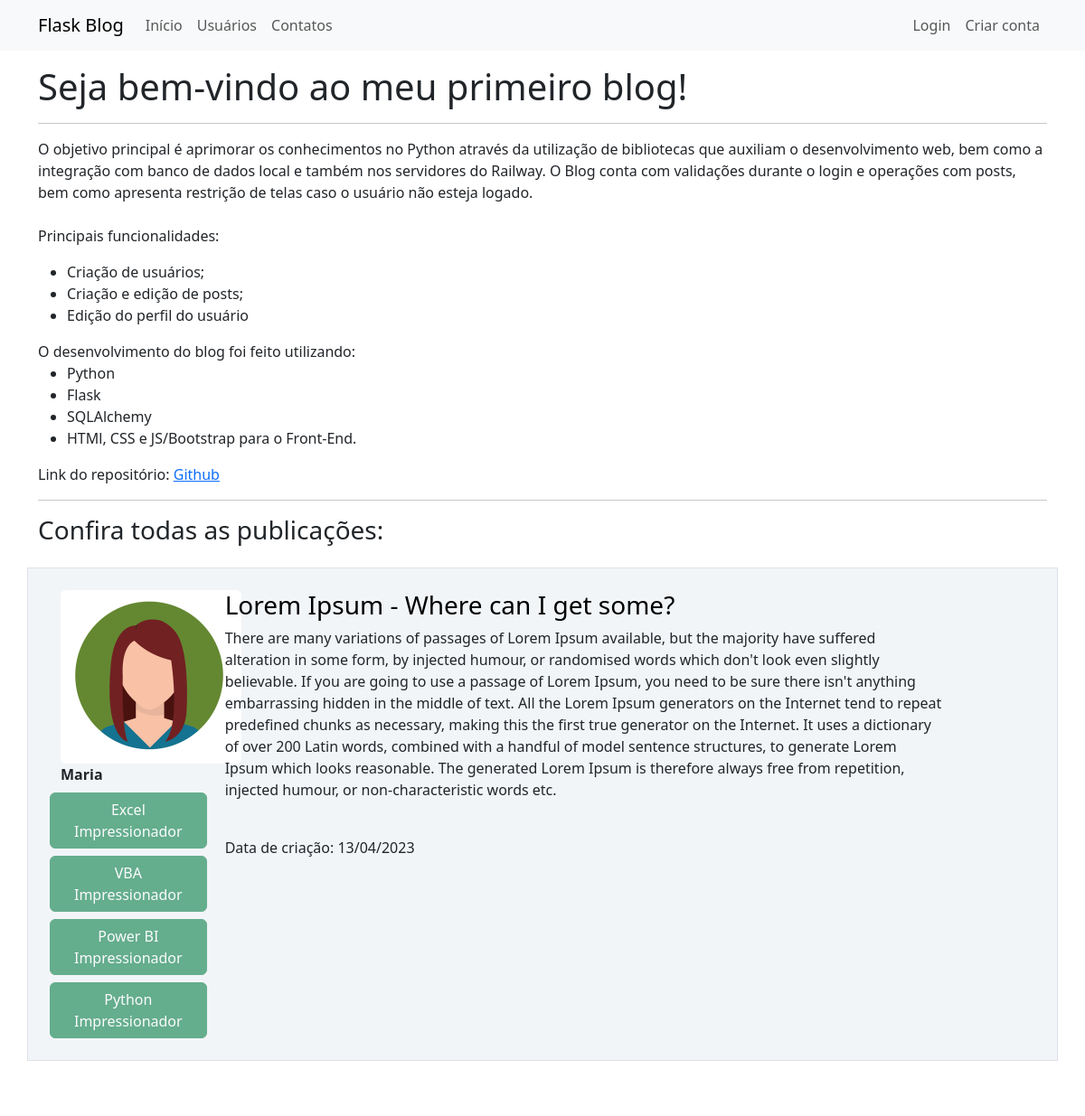
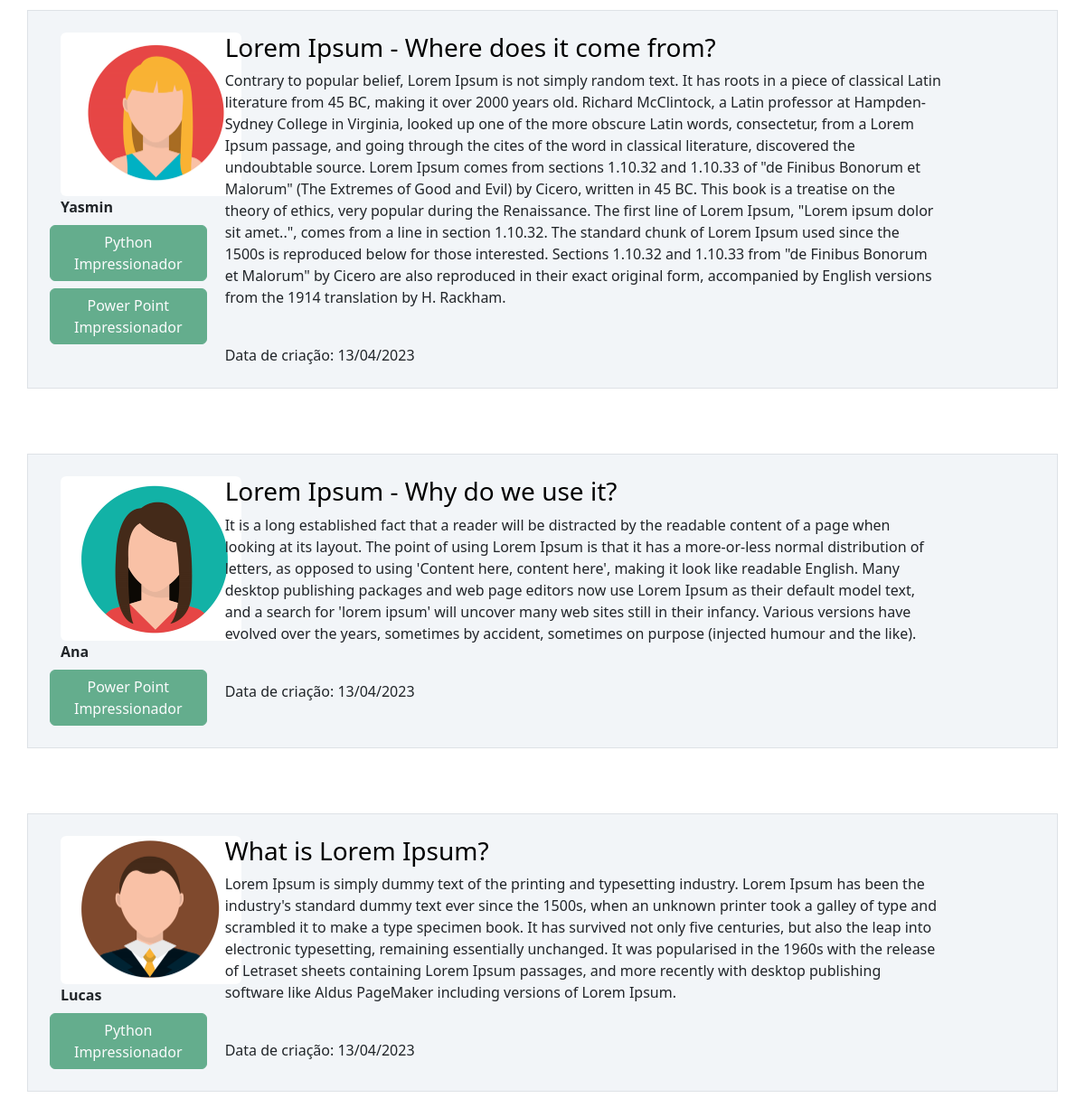
Before: / with the older database file (2 pictures, top to bottom).
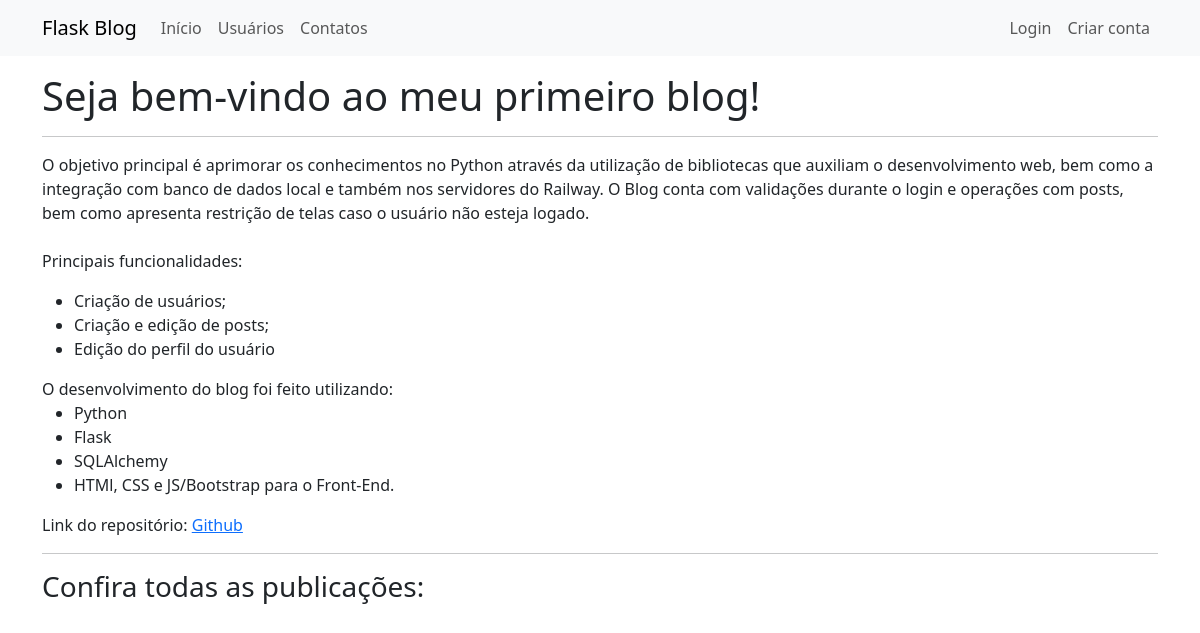
After: the same page with the newer database file.
### webblog/models.py (models this page shows, shortened)
class Post(database.Model):
    id = database.Column(database.Integer, primary_key=True)
    titulo = database.Column(database.String, nullable=False)
    corpo = database.Column(database.Text, nullable=False)  # informando ao BD que será um texto ao invés de String
    data_criacao = database.Column(database.DateTime, nullable=False, default=datetime.utcnow)
    id_usuario = database.Column(database.Integer, database.ForeignKey('usuario.id'), nullable=False)

class Usuario(database.Model, UserMixin):
    id = database.Column(database.Integer, primary_key=True)
    username = database.Column(database.String, nullable=False)  # campo não pode ser vazio, preenchimento obrigatório
    email = database.Column(database.String, nullable=False, unique=True)  # campo deve ser único
    senha = database.Column(database.String, nullable=False)
    cursos = database.Column(database.String, nullable=False, default='Não informado')
    foto_perfil = database.Column(database.String, nullable=False, default='default.jpg')
    posts = database.relationship('Post', backref='autor', lazy=True)

### webblog/routes.py (the view)
@app.route('/')  # mostra o caminho (URL) de onde a página será mostrada, nesse caso é a homepage
def home():  # função que informa o que será mostrado na página, usaremos a pasta 'templates' para arquivos HTML
    posts = Post.query.order_by(Post.id.desc())
    return render_template('home.html', posts=posts)

### webblog/templates/home.html (shortened to what this page needs)
{% extends 'base.html' %}
{% block body %}
<div class="container mt-3">
    <h1>Seja bem-vindo ao meu primeiro blog!</h1>
    <hr>
    <p>
        O objetivo principal é aprimorar os conhecimentos no Python através da utilização de bibliotecas que auxiliam o
        desenvolvimento web, bem como a integração com banco de dados local e também nos servidores do Railway. O Blog
        conta com validações durante o login e operações com posts, bem como apresenta restrição de telas caso o usuário
        não esteja logado.
        <br><br>
        Principais funcionalidades:
        <ul>
            <li>Criação de usuários;</li>
            <li>Criação e edição de posts;</li>
            <li>Edição do perfil do usuário</li>
        </ul>
        O desenvolvimento do blog foi feito utilizando:
        <ul>
            <li>Python</li>
            <li>Flask</li>
            <li>SQLAlchemy</li>
            <li>HTMl, CSS e JS/Bootstrap para o Front-End.</li>
        </ul>
        Link do repositório: <a href="https://github.com/victornunesg/web-blog">Github</a>
    </p>
    <hr>
    <h3>Confira todas as publicações:</h3>
    {% if posts %}
        {% for post in posts %}
            <div class="row border mt-4 p-4 meupost" >
                <div class="col col-2">
                    <div class="image pe-2">
                        <img src="{{  url_for('static', filename='fotos_perfil/{}'.format(post.autor.foto_perfil)) }}" class="rounded" width="200" >
                        <br>
                        <strong>{{ post.autor.username }}</strong>
                        <div class="row justify-content-center">
                            {% for curso in post.autor.cursos.split(';') %}
                                <button type="button" class="btn btn-success mt-2" disabled>{{ curso }}</button>
                            {% endfor %}
                        </div>
                    </div>
                </div>
                <div class="col col-9">
                    <a style="text-decoration: none; color:black" href="{{ url_for('exibir_post', post_id=post.id) }}"><h3>{{ post.titulo }}</h3></a>
                    <p>{{ post.corpo }}</p>
                    <br>
                    <span> Data de criação: {{ post.data_criacao.strftime('%d/%m/%Y') }}</span>
                    <br>
                </div>
            </div>
        {% endfor %}
    {% endif %}
</div>
{% endblock %}

### webblog/templates/base.html (shortened to what this page needs)
<!DOCTYPE html>
<html lang="pt-br">
<head>
    <link href="https://cdn.jsdelivr.net/npm/bootstrap@5.3.0-alpha1/dist/css/bootstrap.min.css" rel="stylesheet">
    <link rel="stylesheet" type="text/css" href="{{ url_for('static', filename='main.css')}}">
</head>
<body>
    {% include 'navbar.html' %}
    {% block body %}
    {% endblock %}
</body>
</html>

### webblog/templates/navbar.html
<nav class="navbar navbar-expand-lg navbar-light bg-light">
  <div class="container-fluid container">
    <a class="navbar-brand" href="{{ url_for('home') }}">Flask Blog</a>
    <div class="collapse navbar-collapse" id="navbarSupportedContent">
      <ul class="navbar-nav me-auto mb-2 mb-lg-0">
        <li class="nav-item">
          <a class="nav-link" aria-current="page" href="{{ url_for('home') }}">Início</a>
        </li>
        <li class="nav-item">
          <a class="nav-link" href="{{ url_for('usuarios') }}">Usuários</a>
        </li>
        <li class="nav-item">
          <a class="nav-link" href="{{ url_for('contato') }}">Contatos</a>
        </li>
      </ul>
      <ul class="d-flex navbar-nav">
        {% if current_user.is_authenticated %}
          <li class="nav-item">
            <a class="nav-link" href="{{ url_for('criar_post') }}">Criar Post</a>
          </li>
          <li class="nav-item">
            <a class="nav-link" href="{{ url_for('perfil') }}">Meu Perfil</a>
          </li>
          <li class="nav-item">
            <a class="nav-link" href="{{ url_for('sair') }}">Sair</a>
          </li>
        {% else %}
          <li class="nav-item">
            <a class="nav-link" href="{{ url_for('login') }}">Login</a>
          </li>
          <li class="nav-item">
            <a class="nav-link" href="{{ url_for('cadastro') }}">Criar conta</a>
          </li>
        {% endif %}
      </ul>
    </div>
  </div>
</nav>

### webblog/static/main.css (style rules this page uses)
body { color: dark-gray; }

Changed rows visible on the page:
removed Post: foto_perfil (picture), autor.username "Maria", curso "Excel Impressionador" "VBA Impressionador" "Power BI Impressionador" "Python Impressionador", titulo "Lorem Ipsum - Where can I get some?", corpo "There are many variations of passages of Lorem Ipsum available, but the majority have suffered alteration in some form, by injected humour, or randomised words which don't look even slightly believable. If you are going to use a passage of Lorem Ipsum, you need to be sure there isn't anything embarrassing hidden in the middle of text. All the Lorem Ipsum generators on the Internet tend to repeat predefined chunks as necessary, making this the first true generator on the Internet. It uses a dictionary of over 200 Latin words, combined with a handful of model sentence structures, to generate Lorem Ipsum which looks reasonable. The generated Lorem Ipsum is therefore always free from…", data_criacao "13/04/2023"
removed Post: foto_perfil (picture), autor.username "Yasmin", curso "Python Impressionador" "Power Point Impressionador", titulo "Lorem Ipsum - Where does it come from?", corpo "Contrary to popular belief, Lorem Ipsum is not simply random text. It has roots in a piece of classical Latin literature from 45 BC, making it over 2000 years old. Richard McClintock, a Latin professor at Hampden-Sydney College in Virginia, looked up one of the more obscure Latin words, consectetur, from a Lorem Ipsum passage, and going through the cites of the word in classical literature, discovered the undoubtable source. Lorem Ipsum comes from sections 1.10.32 and 1.10.33 of \"de Finibus Bonorum et Malorum\" (The Extremes of Good and Evil) by Cicero, written in 45 BC. This book is a treatise on the theory of ethics, very popular during the Renaissance. The first line of Lorem Ipsum,…", data_criacao "13/04/2023"
removed Post: foto_perfil (picture), autor.username "Ana", titulo "Lorem Ipsum - Why do we use it?", corpo "It is a long established fact that a reader will be distracted by the readable content of a page when looking at its layout. The point of using Lorem Ipsum is that it has a more-or-less normal distribution of letters, as opposed to using 'Content here, content here', making it look like readable English. Many desktop publishing packages and web page editors now use Lorem Ipsum as their default model text, and a search for 'lorem ipsum' will uncover many web sites still in their infancy. Various versions have evolved over the years, sometimes by accident, sometimes on purpose (injected humour and the like).", data_criacao "13/04/2023"
removed Usuario: cursos "Power Point Impressionador", shown under "Ana"
removed Post: foto_perfil (picture), autor.username "Lucas", titulo "What is Lorem Ipsum?", corpo "Lorem Ipsum is simply dummy text of the printing and typesetting industry. Lorem Ipsum has been the industry's standard dummy text ever since the 1500s, when an unknown printer took a galley of type and scrambled it to make a type specimen book. It has survived not only five centuries, but also the leap into electronic typesetting, remaining essentially unchanged. It was popularised in the 1960s with the release of Letraset sheets containing Lorem Ipsum passages, and more recently with desktop publishing software like Aldus PageMaker including versions of Lorem Ipsum.", data_criacao "13/04/2023"
removed Usuario: cursos "Python Impressionador", shown under "Lucas"
